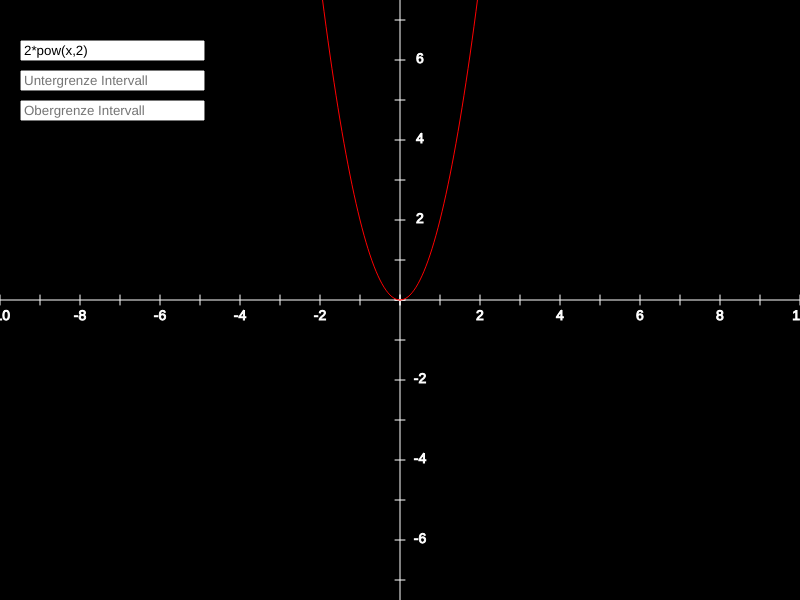
Frame 1 (no input)
Frame 60 (no input): identical to frame 1, image omitted
Frame 120 (the mouse pressed at the canvas centre since frame 60): identical to frame 1, image omitted

The p5.js sketch that drew this single still picture (run headless with seeded random() and noise() and a simulated clock; from frame 60 on, the mouse is pressed at the canvas centre):

// p5.js sketch
// ── sketch.js
//Ein Projekt von Annika Kerning und Peter Heynmöller zur Visualisierung von Rotationskörpern von Graphen

var gleichung = "2*pow(x,2)";

var untergrenze;
var obergrenze;

var normalX;
var normalY;

var zoom;
var schritte; // je größer der zoom ist, desto genauer müssen die Schritte sein

function setup() {
  createCanvas(displayWidth, displayHeight);

  normalX = width/2;
  normalY = height/2;

  zoom = 4;
  schritte = 0.1;

  let inputElem = createInput('2*pow(x,2)').attribute('placeholder', 'Gleichung');
  inputElem.input(onInput);
  inputElem.position(20, 40);

  let inputElem2 = createInput('').attribute('placeholder', 'Untergrenze Intervall');
  inputElem2.input(onInput2);
  inputElem2.position(20, 70);

  let inputElem3 = createInput('').attribute('placeholder', 'Obergrenze Intervall');
  inputElem3.input(onInput3);
  inputElem3.position(20, 100);
}

function draw() {
  background(0);
  translate(normalX, normalY);

  textFont("Arial", 14);
  textAlign(CENTER);
  fill(255);
  stroke(255);

  line(-width, 0, width, 0);
  line(0, -height, 0, height);

  for (var j = 0; j < width; j = j + 40) {
    line(j, 5, j, -5);
    if(j%80 == 0 && j != 0){
      text(j/40, j, 20);
    }
  }
  for (var a = 0; a > -width; a = a - 40) {
    line(a, 5, a, -5);
    if(a%-80 == 0 && a != 0){
      text(a/40, a, 20);
    }
  }
  for (var k = 0; k < height; k = k + 40) {
    line(-5, k, 5, k);
    if(k%80 == 0 && k != 0){
      text(-k/40, 20, k+3);
    }
  }
  for (var b = 0; b > -height; b = b - 40) {
    line(-5, b, 5, b);
    if(b%-80 == 0 && b != 0){
      text(-b/40, 20, b+3);
    }
  }

  textAlign(LEFT);

  try {
    var func = new Function("x", "return " + gleichung + ";");

    noFill();
    stroke(255, 0, 0);
    beginShape();
    var n = zoom;
    for (var l = schritte; l > -width; l = l - schritte) { //linke Seite
      curveVertex(n, -func(l)*40);
      n = n - zoom;
    }
    endShape();
    beginShape();
    var m = -zoom;
    for (var i = -schritte; i < width; i = i + schritte) { //rechte Seite
      curveVertex(m, -func(i)*40);
      m = m + zoom;
    }
    endShape();
    beginShape();
    fill(255, 0, 0, 50);

    vertex(untergrenze*40,0);
    var p = untergrenze*40;
    for (var o = untergrenze; o <= obergrenze+schritte; o=o+schritte) {
      vertex(p,-func(o)*40);
      p = p+zoom;
    }
    vertex(obergrenze*40,0);
    endShape();

    beginShape();
    vertex(untergrenze*40,0);
    var p = untergrenze*40;
    for (var q = untergrenze; q <= obergrenze+schritte; q=q+schritte) {
      vertex(p,func(q)*40);
      p = p+zoom;
    }
    vertex(obergrenze*40,0);
    endShape();

    translate(-normalX, -normalY);

    var integral_value = integrate(untergrenze, obergrenze, func, 0.00001);
    if (integral_value != 0) {
      var rounded_integral_value = round(integral_value, 2);
      stroke(255);
      text("orientierter Flächeninhalt im Intervall: " + rounded_integral_value, 20, 150);
    }
    var func2 = (x) => {return Math.pow(func(x), 2);}
    var rotation_value = integrate(untergrenze, obergrenze, func2, 0.00001)
    if (rotation_value != 0) {
      var rounded_rotation_value = round(rotation_value*PI, 2);
      stroke(255);
      text("Rotationsvolumen im Intervall: " + rounded_rotation_value, 20, 180);
    }

  } catch (err) {}
}

function trapezoid(length, h1, h2) {
  return ((h1 + h2) / 2) * length;
}

function integrate(a, b, f, h) {
  var area = 0;
  for (var i = a * 1.0; i < b; i += h) {
    var h1 = f(i);
    var h2 = f(i + h);
    area = area + trapezoid(h, h1, h2);
  }
  return area;
}

function doubleClicked() {

  normalX = mouseX;
  normalY = mouseY;
}

function onInput() {
  clear();
  gleichung = this.value();
}

function onInput2() {
  clear();
  untergrenze = float(this.value());
}

function onInput3() {
  clear();
  obergrenze = float(this.value());
}
